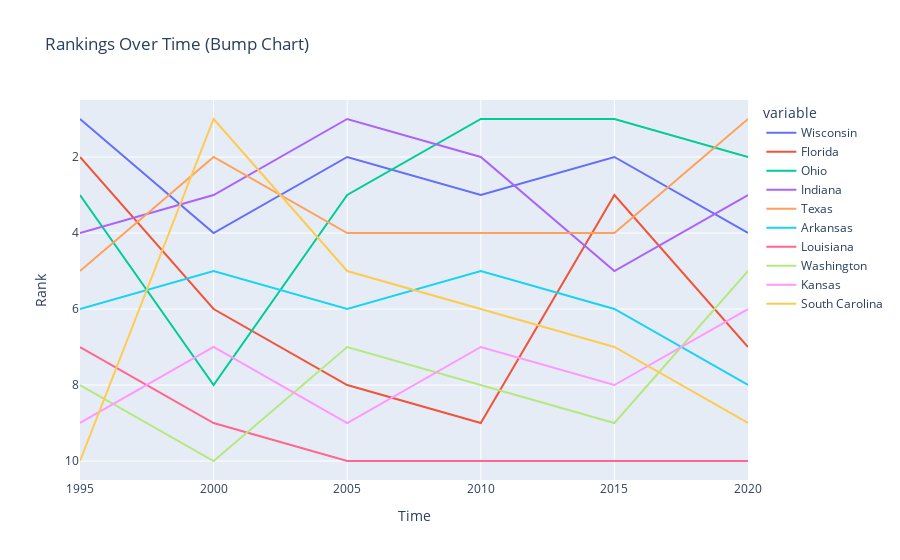

This figure's notebook cell:
### Code cell
# Bump Chart
fig = px.line(df_transposed, x='Year', y=['Wisconsin',
                                             'Florida',
                                             'Ohio',
                                             'Indiana',
                                             'Texas',
                                             'Arkansas',
                                             'Louisiana',
                                             'Washington',
                                             'Kansas',
                                             'South Carolina'],
              title='Rankings Over Time (Bump Chart)')

fig.update_layout(yaxis_title='Rank', xaxis_title='Time')

fig.update_layout(
    yaxis=dict(
        autorange="reversed"
    )
)

fig.show()

### Figure 1 — Plotly figure (JSON) as saved in the notebook; plotly's stock layout.template omitted (floating-point values rounded to 4 significant figures)
{"data": [{"hovertemplate": "variable=Wisconsin<br>Year=%{x}<br>value=%{y}<extra></extra>", "legendgroup": "Wisconsin", "line": {"color": "#636efa", "dash": "solid"}, "marker": {"symbol": "circle"}, "mode": "lines", "name": "Wisconsin", "orientation": "v", "showlegend": true, "type": "scatter", "x": ["1995", "2000", "2005", "2010", "2015", "2020"], "xaxis": "x", "y": [1, 4, 2, 3, 2, 4], "yaxis": "y"}, {"hovertemplate": "variable=Florida<br>Year=%{x}<br>value=%{y}<extra></extra>", "legendgroup": "Florida", "line": {"color": "#EF553B", "dash": "solid"}, "marker": {"symbol": "circle"}, "mode": "lines", "name": "Florida", "orientation": "v", "showlegend": true, "type": "scatter", "x": ["1995", "2000", "2005", "2010", "2015", "2020"], "xaxis": "x", "y": [2, 6, 8, 9, 3, 7], "yaxis": "y"}, {"hovertemplate": "variable=Ohio<br>Year=%{x}<br>value=%{y}<extra></extra>", "legendgroup": "Ohio", "line": {"color": "#00cc96", "dash": "solid"}, "marker": {"symbol": "circle"}, "mode": "lines", "name": "Ohio", "orientation": "v", "showlegend": true, "type": "scatter", "x": ["1995", "2000", "2005", "2010", "2015", "2020"], "xaxis": "x", "y": [3, 8, 3, 1, 1, 2], "yaxis": "y"}, {"hovertemplate": "variable=Indiana<br>Year=%{x}<br>value=%{y}<extra></extra>", "legendgroup": "Indiana", "line": {"color": "#ab63fa", "dash": "solid"}, "marker": {"symbol": "circle"}, "mode": "lines", "name": "Indiana", "orientation": "v", "showlegend": true, "type": "scatter", "x": ["1995", "2000", "2005", "2010", "2015", "2020"], "xaxis": "x", "y": [4, 3, 1, 2, 5, 3], "yaxis": "y"}, {"hovertemplate": "variable=Texas<br>Year=%{x}<br>value=%{y}<extra></extra>", "legendgroup": "Texas", "line": {"color": "#FFA15A", "dash": "solid"}, "marker": {"symbol": "circle"}, "mode": "lines", "name": "Texas", "orientation": "v", "showlegend": true, "type": "scatter", "x": ["1995", "2000", "2005", "2010", "2015", "2020"], "xaxis": "x", "y": [5, 2, 4, 4, 4, 1], "yaxis": "y"}, {"hovertemplate": "variable=Arkansas<br>Year=%{x}<br>value=%{y}<extra></extra>", "legendgroup": "Arkansas", "line": {"color": "#19d3f3", "dash": "solid"}, "marker": {"symbol": "circle"}, "mode": "lines", "name": "Arkansas", "orientation": "v", "showlegend": true, "type": "scatter", "x": ["1995", "2000", "2005", "2010", "2015", "2020"], "xaxis": "x", "y": [6, 5, 6, 5, 6, 8], "yaxis": "y"}, {"hovertemplate": "variable=Louisiana<br>Year=%{x}<br>value=%{y}<extra></extra>", "legendgroup": "Louisiana", "line": {"color": "#FF6692", "dash": "solid"}, "marker": {"symbol": "circle"}, "mode": "lines", "name": "Louisiana", "orientation": "v", "showlegend": true, "type": "scatter", "x": ["1995", "2000", "2005", "2010", "2015", "2020"], "xaxis": "x", "y": [7, 9, 10, 10, 10, 10], "yaxis": "y"}, {"hovertemplate": "variable=Washington<br>Year=%{x}<br>value=%{y}<extra></extra>", "legendgroup": "Washington", "line": {"color": "#B6E880", "dash": "solid"}, "marker": {"symbol": "circle"}, "mode": "lines", "name": "Washington", "orientation": "v", "showlegend": true, "type": "scatter", "x": ["1995", "2000", "2005", "2010", "2015", "2020"], "xaxis": "x", "y": [8, 10, 7, 8, 9, 5], "yaxis": "y"}, {"hovertemplate": "variable=Kansas<br>Year=%{x}<br>value=%{y}<extra></extra>", "legendgroup": "Kansas", "line": {"color": "#FF97FF", "dash": "solid"}, "marker": {"symbol": "circle"}, "mode": "lines", "name": "Kansas", "orientation": "v", "showlegend": true, "type": "scatter", "x": ["1995", "2000", "2005", "2010", "2015", "2020"], "xaxis": "x", "y": [9, 7, 9, 7, 8, 6], "yaxis": "y"}, {"hovertemplate": "variable=South Carolina<br>Year=%{x}<br>value=%{y}<extra></extra>", "legendgroup": "South Carolina", "line": {"color": "#FECB52", "dash": "solid"}, "marker": {"symbol": "circle"}, "mode": "lines", "name": "South Carolina", "orientation": "v", "showlegend": true, "type": "scatter", "x": ["1995", "2000", "2005", "2010", "2015", "2020"], "xaxis": "x", "y": [10, 1, 5, 6, 7, 9], "yaxis": "y"}], "layout": {"autosize": true, "legend": {"title": {"text": "variable"}, "tracegroupgap": 0}, "title": {"text": "Rankings Over Time (Bump Chart)"}, "xaxis": {"anchor": "y", "autorange": true, "domain": [0, 1], "range": [0, 5], "title": {"text": "Time"}, "type": "category"}, "yaxis": {"anchor": "x", "autorange": true, "domain": [0, 1], "range": [10.5, 0.5], "title": {"text": "Rank"}, "type": "linear"}}}
